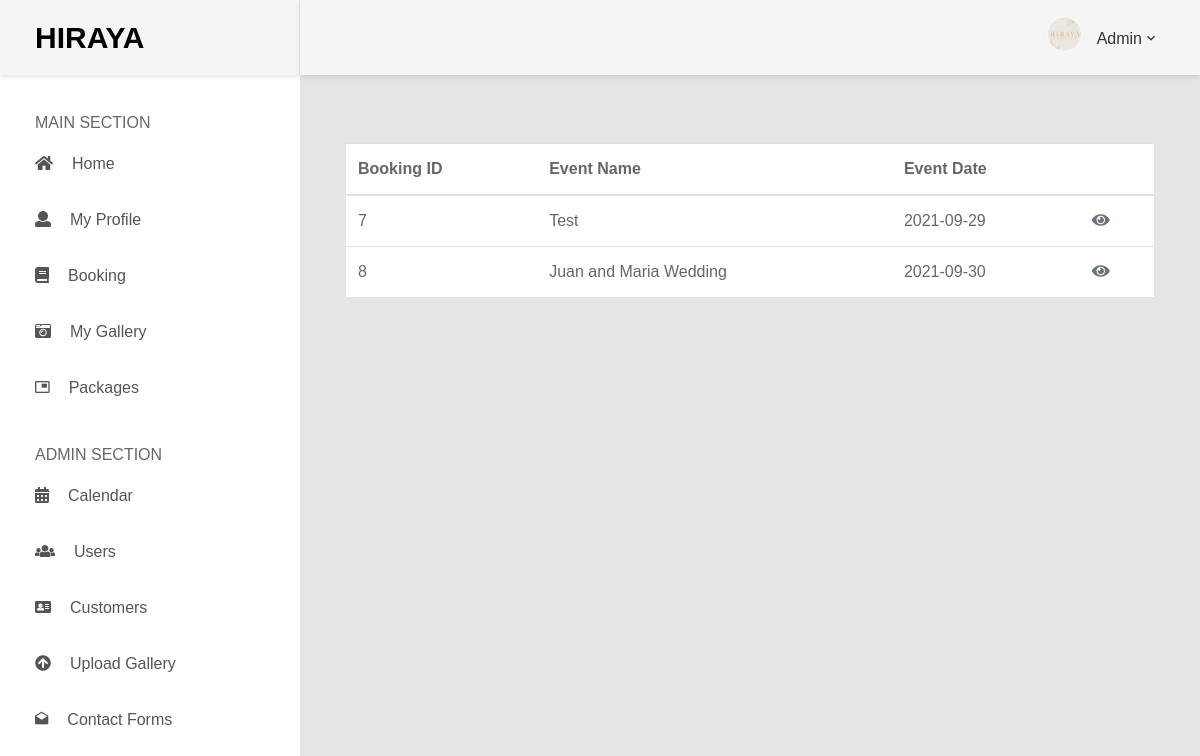
The page /gallery-list.php (signed in) on the database its author committed.
### tables this page shows
CREATE TABLE `bookings` (
  `booking_id` int(11) NOT NULL,
  `customer_id` int(11) NOT NULL,
  `gallery_id` int(11) DEFAULT NULL,
  `eventName` varchar(225) NOT NULL,
  `eventCategory` varchar(100) NOT NULL,
  `eventPackage` varchar(100) NOT NULL,
  `eventDate` date NOT NULL,
  `eventTime` varchar(50) NOT NULL,
  `eventVenue` varchar(225) NOT NULL,
  `eventNotes` varchar(225) DEFAULT NULL,
  `status` tinyint(1) NOT NULL DEFAULT 0,
  `date_created` timestamp NOT NULL DEFAULT current_timestamp(),
  `date_updated` timestamp NOT NULL DEFAULT current_timestamp() ON UPDATE current_timestamp()
);

### gallery-list.php (the view, shortened to what this page needs)
<?php
    require('gallery-show-script.php');
    $query = "SELECT DISTINCT galleries.booking_id, bookings.booking_id, bookings.customer_id, bookings.eventName, bookings.eventDate
        FROM galleries JOIN bookings ON galleries.booking_id = bookings.booking_id";
    $result = mysqli_query($connection, $query);
?>
<!DOCTYPE html>
<html lang="en">
<head>
    <link href="css/font-face.css" rel="stylesheet" media="all">
    <link href="dashboardassets/vendor/" rel="stylesheet" media="all">
    <link href="dashboardassets/vendor/font-awesome-5/css/fontawesome-all.min.css" rel="stylesheet" media="all">
    <link href="dashboardassets/vendor/mdi-font/css/material-design-iconic-font.min.css" rel="stylesheet" media="all">
    <link href="dashboardassets/vendor/bootstrap-4.1/bootstrap.min.css" rel="stylesheet" media="all">
    <link rel="stylesheet" href="https://stackpath.bootstrapcdn.com/bootstrap/4.1.3/css/bootstrap.min.css">
    <link href="dashboardassets/vendor/animsition/animsition.min.css" rel="stylesheet" media="all">
    <link href="dashboardassets/vendor/bootstrap-progressbar/bootstrap-progressbar-3.3.4.min.css" rel="stylesheet" media="all">
    <link href="dashboardassets/vendor/wow/animate.css" rel="stylesheet" media="all">
    <link href="dashboardassets/vendor/css-hamburgers/hamburgers.min.css" rel="stylesheet" media="all">
    <link href="dashboardassets/vendor/slick/slick.css" rel="stylesheet" media="all">
    <link href="dashboardassets/vendor/select2/select2.min.css" rel="stylesheet" media="all">
    <link href="dashboardassets/vendor/perfect-scrollbar/perfect-scrollbar.css" rel="stylesheet" media="all">
    <link href="dashboardassets/css/theme.css" rel="stylesheet" media="all">
</head>
<body>
    <div class="page-wrapper">
        <?php include '_sidebar.php'; ?>
        <div class="page-container">
        <?php include '_headerDesktop.php'; ?>
        <div class="main-content">
            <div class="section__content section__content--p30">
                <div class="container-fluid">
                    <div class="row">
                        <div class="col-md-12">
                        </div>
                    </div>
                    <br>
                    <table class="user-data table ">
                        <tr>
                            <th>Booking ID</th>
                            <th>Event Name</th>
                            <th>Event Date</th>
                            <th></th>
                        </tr>
                        <tbody>
                            <?php while($row = mysqli_fetch_array($result)) { ?>
                            <tr>
                                <td><?php echo $row['booking_id']; ?></td>
                                <td><?php echo $row['eventName']; ?></td>
                                <td><?php echo $row['eventDate']; ?></td>
                                <td>
                                    <form action="view.php" method="GET">
                                    <button name="view" type="submit" class="item text-secondary">
                                        <i class="fa fa-eye"></i>
                                    </button>
                                    </form>
                                </td>
                            </tr>
                            <?php  } ?>
                        </tbody>
                    </table>
                </div>
            </div>
        </div>
        </div>
    </div>
</body>
</html>

### rows shown on the page
bookings: booking_id "7", eventName "Test", eventDate "2021-09-29"
bookings: booking_id "8", eventName "Juan and Maria Wedding", eventDate "2021-09-30"

### other values the page prints
$_SESSION['accessRole'] "Admin"
